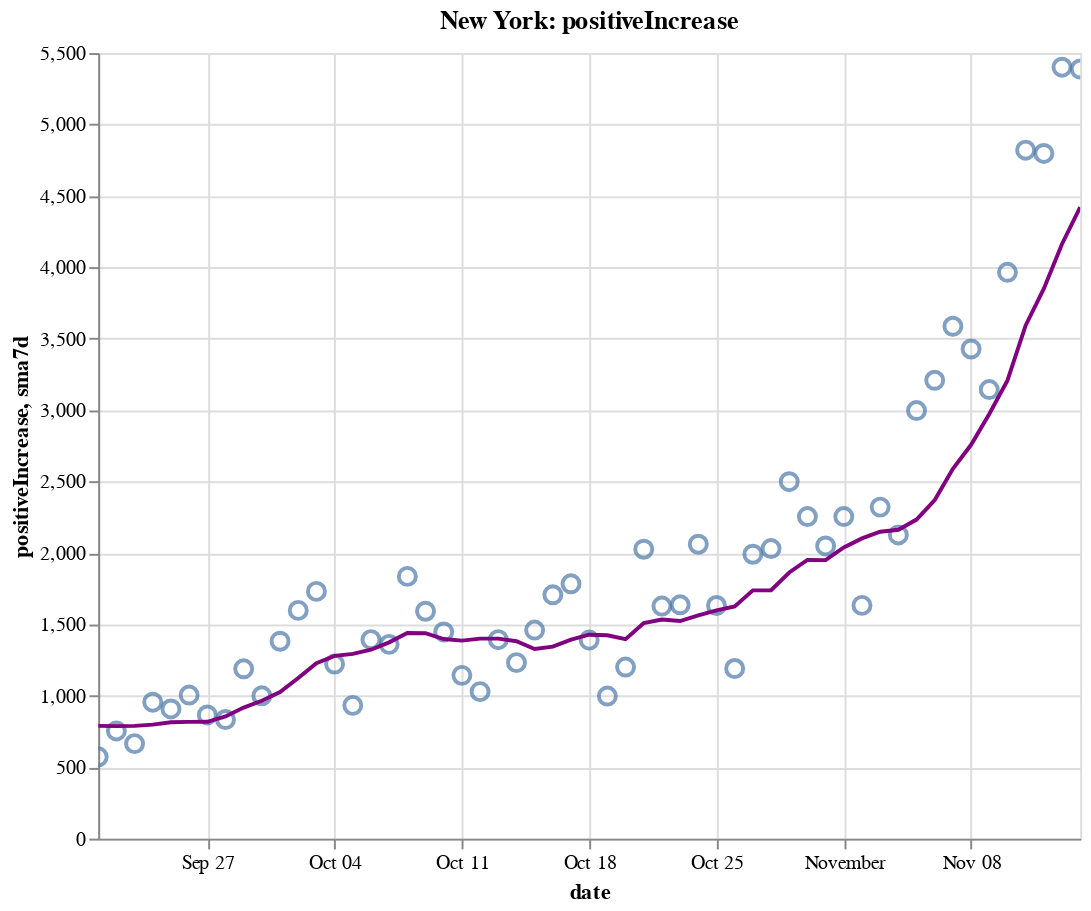

Notebook source saved alongside this figure:
### Code cell
create_plot(ny, 'positiveIncrease')

### Figure 1 — Vega-Lite specification as saved in the notebook (floating-point values rounded to 4 significant figures)
{"config": {"view": {"continuousWidth": 400, "continuousHeight": 300}}, "layer": [{"layer": [{"mark": {"type": "point", "size": 75}, "encoding": {"tooltip": [{"type": "temporal", "field": "date"}, {"type": "quantitative", "field": "positiveIncrease"}, {"type": "quantitative", "field": "sma7d"}], "x": {"type": "temporal", "field": "date"}, "y": {"type": "quantitative", "field": "positiveIncrease"}}, "selection": {"selector008": {"type": "interval", "bind": "scales", "encodings": ["x", "y"]}}}, {"mark": {"type": "line", "color": "purple"}, "encoding": {"x": {"type": "temporal", "field": "date"}, "y": {"type": "quantitative", "field": "sma7d"}}}]}, {"mark": {"type": "rule", "color": "#aaa"}, "encoding": {"x": {"type": "temporal", "field": "date"}}, "transform": [{"filter": {"selection": "selector007"}}]}, {"mark": "circle", "encoding": {"opacity": {"condition": {"value": 1, "selection": "selector007"}, "value": 0}, "tooltip": [{"type": "temporal", "field": "date"}, {"type": "quantitative", "field": "positiveIncrease"}, {"type": "quantitative", "field": "sma7d"}], "x": {"type": "temporal", "field": "date"}, "y": {"type": "quantitative", "field": "positiveIncrease"}}, "selection": {"selector007": {"type": "single", "encodings": ["x"], "on": "mouseover", "nearest": true, "empty": "none"}}}, {"mark": {"type": "text", "align": "left", "dx": 5, "dy": -5, "stroke": "white", "strokeWidth": 2}, "encoding": {"text": {"type": "quantitative", "field": "positiveIncrease"}, "tooltip": [{"type": "temporal", "field": "date"}, {"type": "quantitative", "field": "positiveIncrease"}, {"type": "quantitative", "field": "sma7d"}], "x": {"type": "temporal", "field": "date"}, "y": {"type": "quantitative", "field": "positiveIncrease"}}, "transform": [{"filter": {"selection": "selector007"}}]}, {"mark": {"type": "text", "align": "left", "dx": 5, "dy": -5}, "encoding": {"text": {"type": "quantitative", "field": "positiveIncrease"}, "tooltip": [{"type": "temporal", "field": "date"}, {"type": "quantitative", "field": "positiveIncrease"}, {"type": "quantitative", "field": "sma7d"}], "x": {"type": "temporal", "field": "date"}, "y": {"type": "quantitative", "field": "positiveIncrease"}}, "transform": [{"filter": {"selection": "selector007"}}]}], "data": {"name": "data-2fca6ab807afbf5ffbe83240e88abc1a"}, "height": 400, "title": "New York: positiveIncrease", "width": 500, "$schema": "https://vega.github.io/schema/vega-lite/v4.8.1.json", "datasets": {"data-2fca6ab807afbf5ffbe83240e88abc1a": [{"date": "2020-09-21T00:00:00", "totalTestResultsIncrease": 58320.0, "positiveIncrease": 573.0, "death": 25430.0, "deathIncrease": 1.0, "positiveRate": 0.01, "state": "New York", "sma7d": 789.3}, {"date": "2020-09-22T00:00:00", "totalTestResultsIncrease": 84000.0, "positiveIncrease": 754.0, "death": 25430.0, "deathIncrease": 4.0, "positiveRate": 0.009, "state": "New York", "sma7d": 787.6}, {"date": "2020-09-23T00:00:00", "totalTestResultsIncrease": 70930.0, "positiveIncrease": 665.0, "death": 25440.0, "deathIncrease": 5.0, "positiveRate": 0.009, "state": "New York", "sma7d": 789.4}, {"date": "2020-09-24T00:00:00", "totalTestResultsIncrease": 92950.0, "positiveIncrease": 955.0, "death": 25440.0, "deathIncrease": 2.0, "positiveRate": 0.01, "state": "New York", "sma7d": 797.9}, {"date": "2020-09-25T00:00:00", "totalTestResultsIncrease": 94820.0, "positiveIncrease": 908.0, "death": 25450.0, "deathIncrease": 7.0, "positiveRate": 0.01, "state": "New York", "sma7d": 814.7}, {"date": "2020-09-26T00:00:00", "totalTestResultsIncrease": 99950.0, "positiveIncrease": 1005.0, "death": 25450.0, "deathIncrease": 4.0, "positiveRate": 0.01, "state": "New York", "sma7d": 817.4}, {"date": "2020-09-27T00:00:00", "totalTestResultsIncrease": 84770.0, "positiveIncrease": 866.0, "death": 25460.0, "deathIncrease": 6.0, "positiveRate": 0.01, "state": "New York", "sma7d": 818.0}, {"date": "2020-09-28T00:00:00", "totalTestResultsIncrease": 52940.0, "positiveIncrease": 834.0, "death": 25470.0, "deathIncrease": 12.0, "positiveRate": 0.016, "state": "New York", "sma7d": 855.3}, {"date": "2020-09-29T00:00:00", "totalTestResultsIncrease": 88230.0, "positiveIncrease": 1189.0, "death": 25470.0, "deathIncrease": 2.0, "positiveRate": 0.013, "state": "New York", "sma7d": 917.4}, {"date": "2020-09-30T00:00:00", "totalTestResultsIncrease": 97960.0, "positiveIncrease": 1000.0, "death": 25480.0, "deathIncrease": 9.0, "positiveRate": 0.01, "state": "New York", "sma7d": 965.3}, {"date": "2020-10-01T00:00:00", "totalTestResultsIncrease": 109200.0, "positiveIncrease": 1382.0, "death": 25490.0, "deathIncrease": 11.0, "positiveRate": 0.013, "state": "New York", "sma7d": 1026.0}, {"date": "2020-10-02T00:00:00", "totalTestResultsIncrease": 119500.0, "positiveIncrease": 1598.0, "death": 25500.0, "deathIncrease": 7.0, "positiveRate": 0.013, "state": "New York", "sma7d": 1125.0}, {"date": "2020-10-03T00:00:00", "totalTestResultsIncrease": 134300.0, "positiveIncrease": 1731.0, "death": 25500.0, "deathIncrease": 8.0, "positiveRate": 0.013, "state": "New York", "sma7d": 1229.0}, {"date": "2020-10-04T00:00:00", "totalTestResultsIncrease": 110300.0, "positiveIncrease": 1222.0, "death": 25520.0, "deathIncrease": 14.0, "positiveRate": 0.011, "state": "New York", "sma7d": 1279.0}, {"date": "2020-10-05T00:00:00", "totalTestResultsIncrease": 76400.0, "positiveIncrease": 933.0, "death": 25530.0, "deathIncrease": 8.0, "positiveRate": 0.012, "state": "New York", "sma7d": 1294.0}, {"date": "2020-10-06T00:00:00", "totalTestResultsIncrease": 96360.0, "positiveIncrease": 1393.0, "death": 25540.0, "deathIncrease": 9.0, "positiveRate": 0.014, "state": "New York", "sma7d": 1323.0}, {"date": "2020-10-07T00:00:00", "totalTestResultsIncrease": 108200.0, "positiveIncrease": 1360.0, "death": 25540.0, "deathIncrease": 9.0, "positiveRate": 0.013, "state": "New York", "sma7d": 1374.0}, {"date": "2020-10-08T00:00:00", "totalTestResultsIncrease": 145800.0, "positiveIncrease": 1836.0, "death": 25560.0, "deathIncrease": 10.0, "positiveRate": 0.013, "state": "New York", "sma7d": 1439.0}, {"date": "2020-10-09T00:00:00", "totalTestResultsIncrease": 139300.0, "positiveIncrease": 1592.0, "death": 25560.0, "deathIncrease": 6.0, "positiveRate": 0.011, "state": "New York", "sma7d": 1438.0}, {"date": "2020-10-10T00:00:00", "totalTestResultsIncrease": 134600.0, "positiveIncrease": 1447.0, "death": 25570.0, "deathIncrease": 8.0, "positiveRate": 0.011, "state": "New York", "sma7d": 1398.0}, {"date": "2020-10-11T00:00:00", "totalTestResultsIncrease": 118300.0, "positiveIncrease": 1143.0, "death": 25570.0, "deathIncrease": 5.0, "positiveRate": 0.01, "state": "New York", "sma7d": 1386.0}, {"date": "2020-10-12T00:00:00", "totalTestResultsIncrease": 91790.0, "positiveIncrease": 1029.0, "death": 25590.0, "deathIncrease": 13.0, "positiveRate": 0.011, "state": "New York", "sma7d": 1400.0}, {"date": "2020-10-13T00:00:00", "totalTestResultsIncrease": 99070.0, "positiveIncrease": 1393.0, "death": 25600.0, "deathIncrease": 11.0, "positiveRate": 0.014, "state": "New York", "sma7d": 1400.0}, {"date": "2020-10-14T00:00:00", "totalTestResultsIncrease": 111700.0, "positiveIncrease": 1232.0, "death": 25600.0, "deathIncrease": 7.0, "positiveRate": 0.011, "state": "New York", "sma7d": 1382.0}, {"date": "2020-10-15T00:00:00", "totalTestResultsIncrease": 133200.0, "positiveIncrease": 1460.0, "death": 25620.0, "deathIncrease": 13.0, "positiveRate": 0.011, "state": "New York", "sma7d": 1328.0}, {"date": "2020-10-16T00:00:00", "totalTestResultsIncrease": 136000.0, "positiveIncrease": 1707.0, "death": 25630.0, "deathIncrease": 10.0, "positiveRate": 0.013, "state": "New York", "sma7d": 1344.0}, {"date": "2020-10-17T00:00:00", "totalTestResultsIncrease": 160000.0, "positiveIncrease": 1784.0, "death": 25640.0, "deathIncrease": 9.0, "positiveRate": 0.011, "state": "New York", "sma7d": 1393.0}, {"date": "2020-10-18T00:00:00", "totalTestResultsIncrease": 128800.0, "positiveIncrease": 1390.0, "death": 25640.0, "deathIncrease": 7.0, "positiveRate": 0.011, "state": "New York", "sma7d": 1428.0}, {"date": "2020-10-19T00:00:00", "totalTestResultsIncrease": 82010.0, "positiveIncrease": 998.0, "death": 25660.0, "deathIncrease": 15.0, "positiveRate": 0.012, "state": "New York", "sma7d": 1423.0}, {"date": "2020-10-20T00:00:00", "totalTestResultsIncrease": 90540.0, "positiveIncrease": 1201.0, "death": 25670.0, "deathIncrease": 13.0, "positiveRate": 0.013, "state": "New York", "sma7d": 1396.0}, {"date": "2020-10-21T00:00:00", "totalTestResultsIncrease": 124800.0, "positiveIncrease": 2026.0, "death": 25680.0, "deathIncrease": 7.0, "positiveRate": 0.016, "state": "New York", "sma7d": 1509.0}, {"date": "2020-10-22T00:00:00", "totalTestResultsIncrease": 135300.0, "positiveIncrease": 1628.0, "death": 25690.0, "deathIncrease": 15.0, "positiveRate": 0.012, "state": "New York", "sma7d": 1533.0}, {"date": "2020-10-23T00:00:00", "totalTestResultsIncrease": 141500.0, "positiveIncrease": 1637.0, "death": 25700.0, "deathIncrease": 11.0, "positiveRate": 0.012, "state": "New York", "sma7d": 1523.0}, {"date": "2020-10-24T00:00:00", "totalTestResultsIncrease": 156900.0, "positiveIncrease": 2061.0, "death": 25720.0, "deathIncrease": 13.0, "positiveRate": 0.013, "state": "New York", "sma7d": 1563.0}, {"date": "2020-10-25T00:00:00", "totalTestResultsIncrease": 120800.0, "positiveIncrease": 1632.0, "death": 25730.0, "deathIncrease": 12.0, "positiveRate": 0.014, "state": "New York", "sma7d": 1598.0}, {"date": "2020-10-26T00:00:00", "totalTestResultsIncrease": 82120.0, "positiveIncrease": 1191.0, "death": 25740.0, "deathIncrease": 12.0, "positiveRate": 0.015, "state": "New York", "sma7d": 1625.0}, {"date": "2020-10-27T00:00:00", "totalTestResultsIncrease": 111600.0, "positiveIncrease": 1991.0, "death": 25760.0, "deathIncrease": 16.0, "positiveRate": 0.018, "state": "New York", "sma7d": 1738.0}, {"date": "2020-10-28T00:00:00", "totalTestResultsIncrease": 129700.0, "positiveIncrease": 2031.0, "death": 25770.0, "deathIncrease": 15.0, "positiveRate": 0.016, "state": "New York", "sma7d": 1739.0}, {"date": "2020-10-29T00:00:00", "totalTestResultsIncrease": 168400.0, "positiveIncrease": 2499.0, "death": 25790.0, "deathIncrease": 19.0, "positiveRate": 0.015, "state": "New York", "sma7d": 1863.0}, {"date": "2020-10-30T00:00:00", "totalTestResultsIncrease": 146900.0, "positiveIncrease": 2255.0, "death": 25800.0, "deathIncrease": 12.0, "positiveRate": 0.015, "state": "New York", "sma7d": 1951.0}, {"date": "2020-10-31T00:00:00", "totalTestResultsIncrease": 137000.0, "positiveIncrease": 2049.0, "death": 25810.0, "deathIncrease": 3.0, "positiveRate": 0.015, "state": "New York", "sma7d": 1950.0}, {"date": "2020-11-01T00:00:00", "totalTestResultsIncrease": 148900.0, "positiveIncrease": 2255.0, "death": 25820.0, "deathIncrease": 17.0, "positiveRate": 0.015, "state": "New York", "sma7d": 2039.0}, {"date": "2020-11-02T00:00:00", "totalTestResultsIncrease": 96100.0, "positiveIncrease": 1633.0, "death": 25840.0, "deathIncrease": 14.0, "positiveRate": 0.017, "state": "New York", "sma7d": 2102.0}, {"date": "2020-11-03T00:00:00", "totalTestResultsIncrease": 127900.0, "positiveIncrease": 2321.0, "death": 25850.0, "deathIncrease": 15.0, "positiveRate": 0.018, "state": "New York", "sma7d": 2149.0}, {"date": "2020-11-04T00:00:00", "totalTestResultsIncrease": 133500.0, "positiveIncrease": 2126.0, "death": 25870.0, "deathIncrease": 15.0, "positiveRate": 0.016, "state": "New York", "sma7d": 2163.0}, {"date": "2020-11-05T00:00:00", "totalTestResultsIncrease": 161000.0, "positiveIncrease": 2997.0, "death": 25890.0, "deathIncrease": 24.0, "positiveRate": 0.019, "state": "New York", "sma7d": 2234.0}, {"date": "2020-11-06T00:00:00", "totalTestResultsIncrease": 160700.0, "positiveIncrease": 3209.0, "death": 25910.0, "deathIncrease": 18.0, "positiveRate": 0.02, "state": "New York", "sma7d": 2370.0}, {"date": "2020-11-07T00:00:00", "totalTestResultsIncrease": 163300.0, "positiveIncrease": 3587.0, "death": 25930.0, "deathIncrease": 18.0, "positiveRate": 0.022, "state": "New York", "sma7d": 2590.0}, {"date": "2020-11-08T00:00:00", "totalTestResultsIncrease": 145600.0, "positiveIncrease": 3428.0, "death": 25950.0, "deathIncrease": 19.0, "positiveRate": 0.024, "state": "New York", "sma7d": 2757.0}, {"date": "2020-11-09T00:00:00", "totalTestResultsIncrease": 111400.0, "positiveIncrease": 3144.0, "death": 25970.0, "deathIncrease": 26.0, "positiveRate": 0.028, "state": "New York", "sma7d": 2973.0}, {"date": "2020-11-10T00:00:00", "totalTestResultsIncrease": 128000.0, "positiveIncrease": 3965.0, "death": 26000.0, "deathIncrease": 32.0, "positiveRate": 0.031, "state": "New York", "sma7d": 3208.0}, {"date": "2020-11-11T00:00:00", "totalTestResultsIncrease": 164300.0, "positiveIncrease": 4820.0, "death": 26030.0, "deathIncrease": 21.0, "positiveRate": 0.029, "state": "New York", "sma7d": 3593.0}, {"date": "2020-11-12T00:00:00", "totalTestResultsIncrease": 162600.0, "positiveIncrease": 4797.0, "death": 26060.0, "deathIncrease": 29.0, "positiveRate": 0.029, "state": "New York", "sma7d": 3850.0}, {"date": "2020-11-13T00:00:00", "totalTestResultsIncrease": 203700.0, "positiveIncrease": 5401.0, "death": 26080.0, "deathIncrease": 24.0, "positiveRate": 0.027, "state": "New York", "sma7d": 4163.0}, {"date": "2020-11-14T00:00:00", "totalTestResultsIncrease": 184200.0, "positiveIncrease": 5388.0, "death": 26100.0, "deathIncrease": 24.0, "positiveRate": 0.029, "state": "New York", "sma7d": 4420.0}]}}
